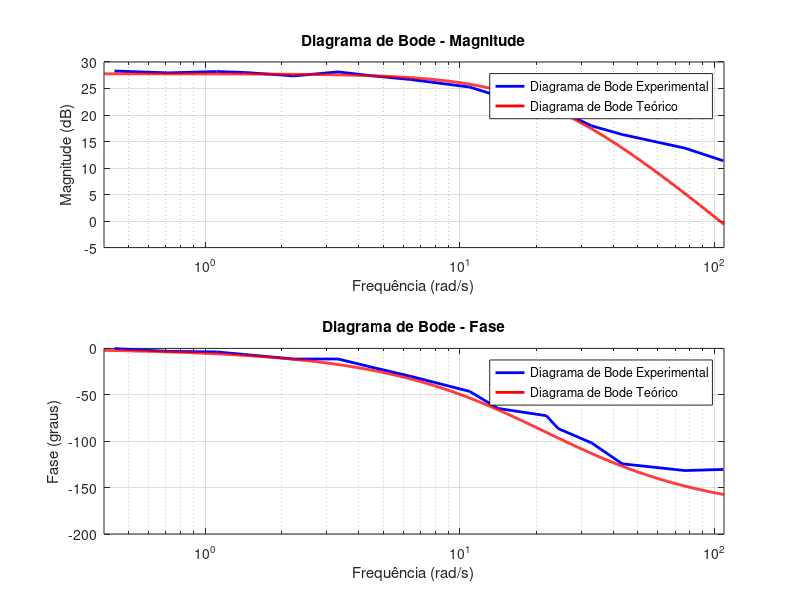

The MATLAB source for this figure:
pkg load control;

M = [3.7 4.87 6.55 7.9 11.14 12.21 15.138 18.34 21.60 23.52 25.51 23.36 25.2 25.7 24.97 26.00];
freqs = [25 17.5 10 7.5 6 5 3.5 2.5 1.5 1 0.75 0.5 0.35 0.25 0.175 0.1] * 2 * pi;
dt = [0.0210 0.030 0.05 0.054 0.062 0.0579 0.08 0.0740 0.082 0.078 0.06 0.09 0.08 0.06 0.077 0.009]/(2*pi);
freqsReais = [17.25 12.19 6.91 5.24 3.87 3.48 2.247 1.74 1.02 0.707 0.529 0.3544 0.227 0.1762 0.1137 0.07 ]*(2*pi);
G = 20*log10(M);
fase = (dt .* freqsReais) * 360;

s = tf('s');
Gteorico = 11504.73 / (s^2 + 43.37 * s + 470.24);
[mag, phase, w] = bode(Gteorico, {0.4, 109});
mag = squeeze(mag);
phase = squeeze(phase);

figure();
subplot(2, 1, 1);
semilogx(freqsReais, G, 'b', 'LineWidth', 2);
hold on;
semilogx(w, 20*log10(mag), 'r', 'LineWidth', 2);
hold off;
grid on;
title('Diagrama de Bode - Magnitude');
xlabel('Frequência (rad/s)');
ylabel('Magnitude (dB)');
legend('Diagrama de Bode Experimental', 'Diagrama de Bode Teórico');
xlim([0.4, 109]);
subplot(2, 1, 2);
semilogx(freqsReais, -fase, 'b', 'LineWidth', 2);
hold on;
semilogx(w, phase, 'r', 'LineWidth', 2);
hold off;
grid on;
title('Diagrama de Bode - Fase');
xlabel('Frequência (rad/s)');
ylabel('Fase (graus)');
legend('Diagrama de Bode Experimental', 'Diagrama de Bode Teórico');
xlim([0.4, 109]);
